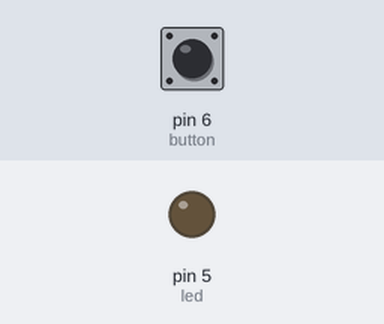
Bench run of a sketch on a simulated Arduino Uno, built with avr-gcc and run on an emulated ATmega328P. Shown: output pins drawn as LEDs (lit = HIGH). The inputs (shaded band) are chosen by the test bench; at power-on: pin 6 (button) LOW.

Above: at 1.2 s.
1.3 s: pin 6 (button) pulled HIGH for 0.15 s
At 1.37 s:
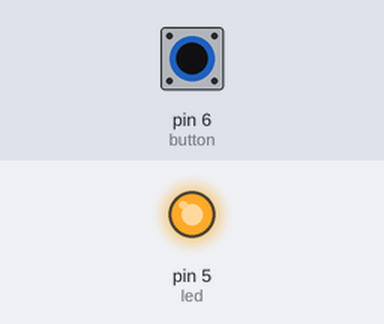
2.9 s: pin 6 (button) pulled HIGH for 3.2 s
At 7.3 s:
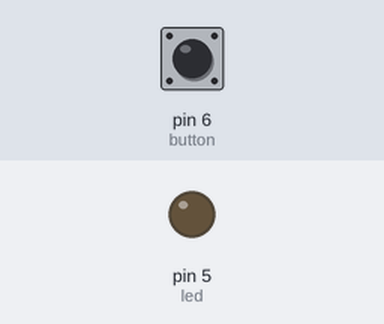
Timing chart, 0 to 8.8 s (numbered marks = the images above; inputs shaded):
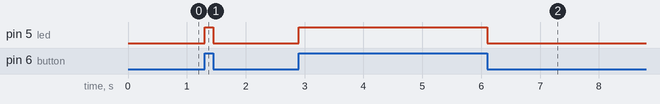

The sketch:

Turn_ON__and_OFF_LED_using_button.ino
```cpp
#define led 5
#define button 6
int state = 0;
void setup() {
  // put your setup code here, to run once:
  pinMode(led, OUTPUT);
  pinMode(button, INPUT);
}

void loop() {
  // put your main code here, to run repeatedly:
  state = digitalRead(button);
  if(state == 1){
    digitalWrite(led, HIGH);
  }
  else{
    digitalWrite(led, LOW);
  }
}
```

Measured:
- after the input at 1.3 s, pin 5 (led): LOW → HIGH at once, → LOW 0.15 s later
- after the input at 2.9 s, pin 5 (led): LOW → HIGH at once, → LOW 3.2 s later
